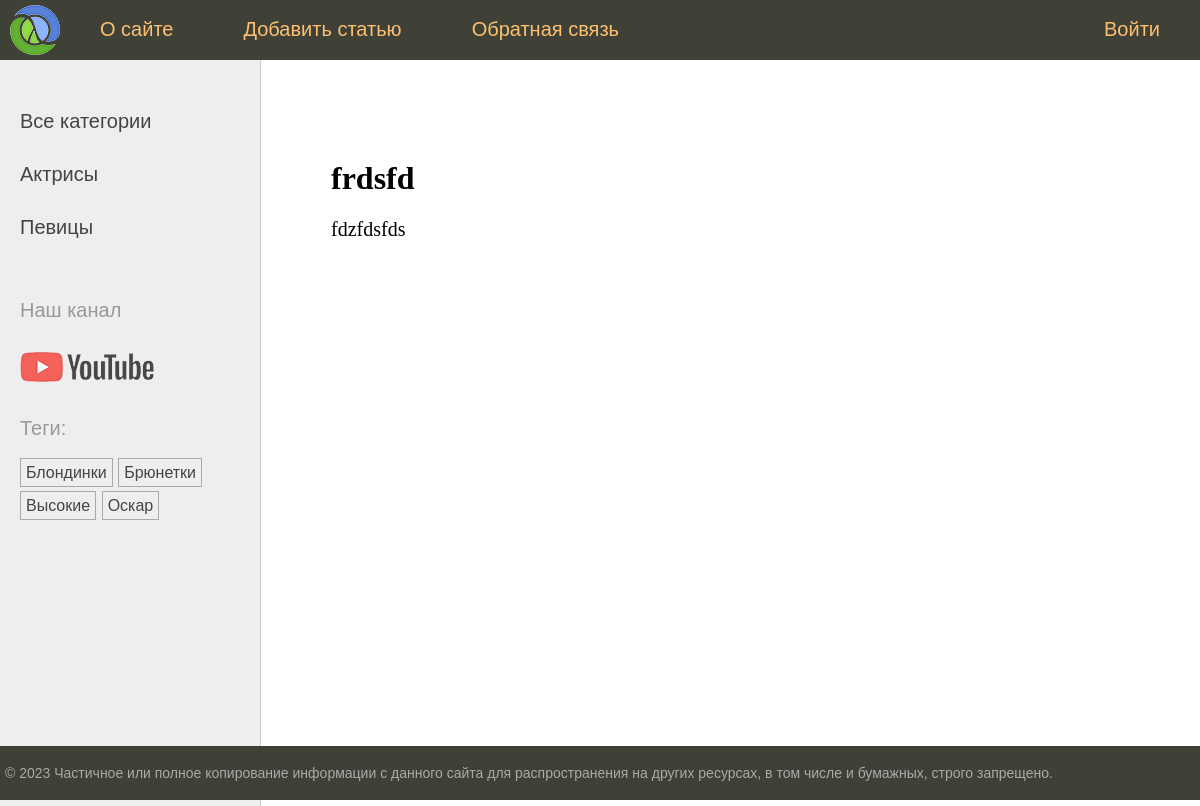
Screenshot of /post/fdaftew/ with the database file from the repository.
### women/models.py (models this page shows, shortened)
class Category(models.Model):
    name = models.CharField(
        verbose_name='Категория',
        max_length=100,
        db_index=True,
    )
    slug = models.SlugField(
        max_length=255,
        unique=True,
        db_index=True,
    )
    class Meta:
        verbose_name = 'Категория'
        verbose_name_plural = 'Категории'
    def get_absolute_url(self):
        return reverse('category', kwargs={'cat_slug': self.slug})

class TagPost(models.Model):
    tag = models.CharField(
        max_length=100,
        db_index=True,
    )
    slug = models.SlugField(
        max_length=255,
        unique=True,
        db_index=True,
    )
    def get_absolute_url(self):
        return reverse('tag', kwargs={'tag_slug': self.slug})

class Women(models.Model):
    class Status(models.IntegerChoices):
        DRAFT = 0, 'Черновик'
        PUBLISHED = 1, 'Опубликовано'
    title = models.CharField(
        verbose_name='Заголовок',
        max_length=255,
    )
    slug = models.SlugField(
        verbose_name='Slug',
        max_length=255,
        unique=True,
        db_index=True,
        validators=[
            MinLengthValidator(5, message='Минимум 5 символов'),
            MaxLengthValidator(100, message='Максимум 100 символов'),
        ],
    )
    photo = models.ImageField(
        verbose_name='Фото',
        upload_to='photos/%Y/%m/%d/',
        default=None,
        blank=True,
        null=True,
    )
    content = models.TextField(
        verbose_name='Текст статьи',
        blank=True,
    )
    time_create = models.DateTimeField(
        verbose_name='Время создания',
        auto_now_add=True,
    )
    time_update = models.DateTimeField(
        verbose_name='Время изменения',
        auto_now=True,
    )
    is_published = models.BooleanField(
        verbose_name='Статус',
        choices=tuple(map(lambda x: (bool(x[0]), x[1]), Status.choices)),
        default=Status.DRAFT,
    )
    category = models.ForeignKey(
        verbose_name='Категории',
        to='Category',
        on_delete=models.PROTECT,
        related_name='posts',  # women_set -> posts
    )
    tags = models.ManyToManyField(
        verbose_name='Теги',
        to='TagPost',
        blank=True,
        related_name='tags',
    )
    husband = models.OneToOneField(
        verbose_name='Муж',
        to='Husband',
        on_delete=models.SET_NULL,
        null=True,
        blank=True,
        related_name='wuman',
    )
    objects = models.Manager()
    published = PublishedManager()
    class Meta:
        verbose_name = 'Известные женщины'
        verbose_name_plural = 'Известные женщины'
        ordering = ['-time_create']
        indexes = [
            models.Index(fields=['-time_create'])
        ]

### women/views.py (the view)
# urls.py: path('post/<slug:post_slug>/',      ShowPost.as_view(),         name='post'),
class ShowPost(DetailView):
    template_name = 'women/post.html'
    slug_url_kwarg = 'post_slug'
    context_object_name = 'post'
    def get_context_data(self, *, object_list=None, **kwargs):
        context = super().get_context_data(**kwargs)
        context['title'] = context['post'].title
        context['menu'] = menu
        return context
    def get_object(self, queryset: QuerySet[Any] | None = ...) -> Model:
        return get_object_or_404(Women.published, slug=self.kwargs[self.slug_url_kwarg])

### women/models.py (called while the page is built)
    def get_queryset(self) -> QuerySet:
        return super().get_queryset().filter(is_published=Women.Status.PUBLISHED)

### women/templatetags/women_tags.py (called while the page is built)
@register.inclusion_tag('women/list_categories.html')
def show_categories(cat_selected: int = 0):
    cats = Category.objects.annotate(total=Count("posts")).filter(total__gt=0)
    return {'cats': cats, 'cat_selected': cat_selected}

@register.inclusion_tag('women/list_tags.html')
def show_all_tags():
    return {'tags': TagPost.objects.annotate(total=Count("tags")).filter(total__gt=0)}

### women/templates/women/post.html (shortened to what this page needs)
{% extends 'base.html' %}
{% block content %}
<h1>{{ post.title }}</h1>
{{ post.content|linebreaks }}
{% endblock %}

### women/templates/women/list_categories.html
{% for category in cats %}
{% if cat_selected == category.id %}
<li class="selected">{{ category.name }}</li>
{% else %}
<li><a href="{{ category.get_absolute_url }}">{{ category.name }}</a></li>
{% endif %}
{% endfor %}

### women/templates/women/list_tags.html
{% if tags %}
<p>Теги:</p>
<ul class="tags-list">
  {% for tag in tags%}
  <li><a href="{{ tag.get_absolute_url }}">{{ tag.tag }}</a></li>
  {% endfor %}
</ul>
{% endif %}

### women/static/women/css/styles.css (style rules this page uses)
html, body { font-family: 'Arial'; margin: 0; padding: 0; height: 100%; width: 100%; color: #444; }
a { color: #0059b2; text-decoration: none; }
.left-chapters ul { width: 230px; margin: 0; padding: 20px 10px 10px 20px; list-style: none; font-size: 20px; }
.left-chapters ul li { margin: 30px 0 0 0; color: #999; }
.left-chapters ul li a { color: #444; text-decoration: none; }
ul.tags-list { width: 100%; margin: 0; padding: 0; list-style: none; }
ul.tags-list li { margin: 0; padding: 0 0 10px; display: inline-block; }
ul.tags-list li a { padding: 5px; font-size: 16px; border: 1px solid #aaa; }
.content-text h1 { font-size: 32px; }

### rows the page displays
Category: name "Актрисы"
Category: name "Певицы"
TagPost: tag "Блондинки"
TagPost: tag "Брюнетки"
TagPost: tag "Высокие"
TagPost: tag "Оскар"
Women: title "frdsfd", content "fdzfdsfds"

### other values shown
{{ m.title }} "О сайте" "Добавить статью" "Обратная связь" "Войти"
